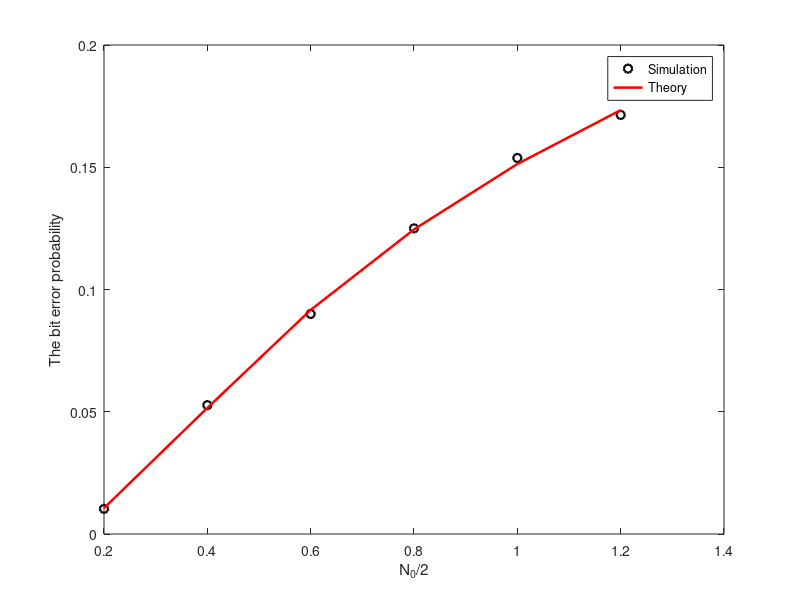

Write the MATLAB code that produced this figure.
clc; clear; close all;
% ================ Represent s1(t) and s2(t)
ts = 0.1; % The sample time
t1 = 0: ts: 0.5 - 0.05;
t2 = 0.5: ts: 1 - 0.05;
t_1bit = [t1 t2]; % Time of 1 bit
L = length(t_1bit); % The number of samples of 1 bit
s1_t1 = 1.5;
s1_t2 = 0.5;
s1 = [ones(1, length(t1)) * s1_t1 ones(1, length(t2))*s1_t2]; % s1(t)
s2_t1 = 0;
s2_t2 = -2;
s2 = [ones(1, length(t1)) * s2_t1 ones(1, length(t2))*s2_t2]; % s2(t)

% ================ The transmitted signal 
Ntry = 10^4; % The total transmitted bits
N0_2 = 0.2:0.2:1.2; % The noise power spectrum desity (W/Hz) N0/2
P_error_simul = zeros(1,length(N0_2));
P_error_theo = zeros(1,length(N0_2));
for j = 1:length(N0_2)
     Bit = randi([0 1], 1, Ntry, 'double'); % Transmission with P1 = P2;
     s = []; % The transmitted signal s(t)
     t = []; % The time of s(t)
    for i = 1:Ntry
        if Bit(i) == 0
            s = [s s1];
        else 
            s = [s s2];
        end
        t_ibit = (i - 1) * L * ts + t_1bit; % Thời gian của i-bit
        t = [t t_ibit];
    end
     % ================= The AWGN channel
     B = 1/ts; % Bandwidth of signals
     Power_noise = N0_2(j) * B; % The power of noise 
     w = sqrt(Power_noise) * randn(1, length(s));
     % ================= The received signal
     r = s + w; % Add noise to the transmitted signal
     % ================= The recovered signal
     h = [ones(1, length(t1)) * (-5/sqrt(17)) ones(1, length(t2))*(-3/sqrt(17))];
     %h_t2 = [ones(1, length(t1)) * (-3*sqrt(5)/5) ones(1, length(t2))*(sqrt(5)/5)];
     %h = [h_t1 h_t2]; % The impulse response of the matched filter
     T = 3/(4 * sqrt(17)); % The decision threshold
     Bit_rec = zeros(1,Ntry); 
     for i = 1:Ntry
         Frame = r((i-1)*L+1 : i*L); % Construct 1 Frame with L samples
         y = conv(Frame, h) * ts; % The signals pass through the matched filter
         r2_mu = y(L);
         % --------- Comparator for decision
         if r2_mu >= T
            Bit_rec(i) = 1;
         else
            Bit_rec(i) = 0;
         end
     end
     Bit_rec;
     % ================== The bit error probability 
     % ------------- Simulation
     [Num, rate] = biterr(Bit, Bit_rec);
     P_error_simul(j) = rate;
     % ------------- Theory
     s12_mu = (-7*sqrt(17)/34);
     s22_mu = (5*sqrt(17)/17);
     P_error_theo(j) = qfunc((s22_mu - s12_mu)/(2 * sqrt(N0_2(j))));
end
figure(1)
plot(N0_2,P_error_simul,'ko','linewidth',1.6,'markersize',6); 
hold on;
plot(N0_2,P_error_theo,'r-','linewidth',1.8,'markersize',6);
xlabel('N_0/2'); ylabel('The bit error probability');
legend('Simulation','Theory');